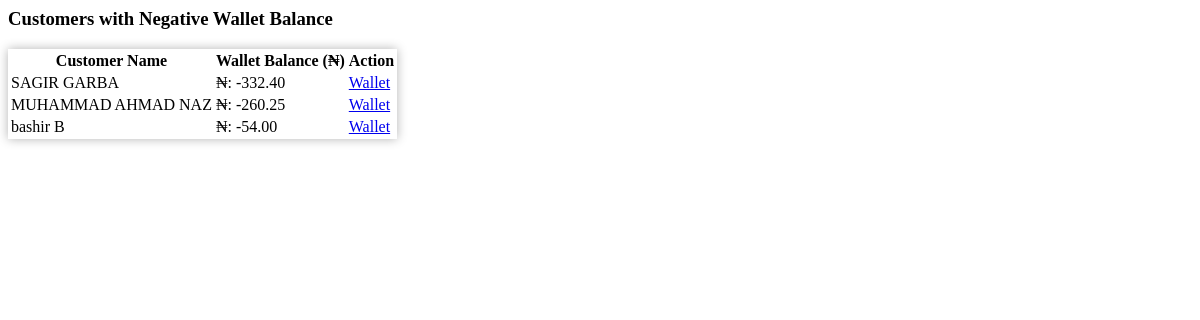
Screenshot of /customers_on_negative/ (signed in) with the database file from the repository.
### app/models.py (models this page shows, shortened)
class Customer(models.Model):
    user = models.OneToOneField(User, on_delete=models.CASCADE, null=True, blank=True)
    name = models.CharField(max_length=100)
    phone = models.CharField(max_length=15)
    address = models.TextField()

class Wallet(models.Model):
    customer = models.OneToOneField(Customer, on_delete=models.CASCADE, related_name='wallet')
    balance = models.DecimalField(max_digits=10, decimal_places=2, default=0.00)

### app/views.py (the view)
# urls.py: path('customers_on_negative/', views.customers_on_negative, name='customers_on_negative'),
@login_required
def customers_on_negative(request):
    customers_on_negative = Customer.objects.filter(wallet__balance__lt=0)
    return render(request, 'partials/customers_on_negative.html', {'customers': customers_on_negative})

### app/templates/partials/customers_on_negative.html (shortened to what this page needs)
{% block content %}
<div class="col-md-8 offset-md-2 mt-5">
    <h3>Customers with Negative Wallet Balance</h3>
    <table class="table table-hover mt-3" style="box-shadow: 0 0 10px rgba(0, 0, 0, 0.3);">
        <thead class="table-primary">
            <tr>
                <th>Customer Name</th>
                <th>Wallet Balance (₦)</th>
                <th>Action</th>
            </tr>
        </thead>
        <tbody>
            {% for customer in customers %}
            <tr>
                <td>{{ customer.name }}</td>
                <td class="text-danger">₦: {{ customer.wallet.balance }}</td>
                <td>
                    <a href="{% url 'wallet_details' customer.id %}" hx-get="{% url 'wallet_details' customer.id %}"
                        hx-target="#wallet-info" hx-trigger="click" class="btn btn-success btn-sm">Wallet</a>
                </td>
            </tr>
            {% empty %}
            <tr>
                <td colspan="3" class="text-center">No customers with negative wallet balance.</td>
            </tr>
            {% endfor %}
        </tbody>
    </table>
</div>
{% endblock %}

### rows the page displays
Customer: name "SAGIR GARBA", wallet.balance "-332.40"
Customer: name "MUHAMMAD AHMAD NAZ", wallet.balance "-260.25"
Customer: name "bashir B", wallet.balance "-54.00"
